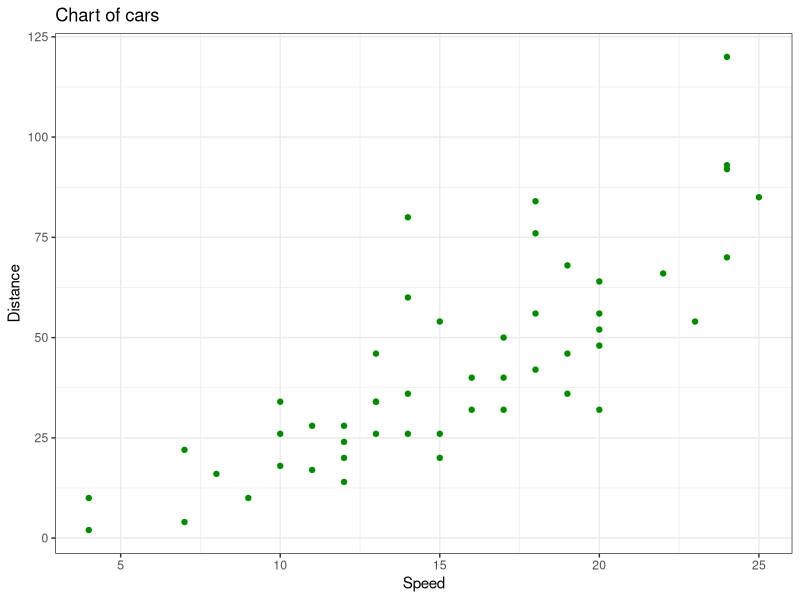

R code for this plot:
## ---- chunk 1
# I am the comment :D
## ---- chunk 2
## [1] "Hello World!"
## ---- chunk 3
# Import libraries
library(kableExtra)
## ---- chunk 4
dt <- ChickWeight[1:5, ]
kable(dt) %>%
  kable_styling(full_width = F)
## ---- chunk 5
# Import libraries
library(ggplot2)
## ---- chunk 6
ggplot(cars, aes(x=speed, y=dist)) +
  geom_point(color = "green4") +
  labs(title = "Chart of cars",
       x = "Speed",
       y = "Distance") +
  theme_bw()
